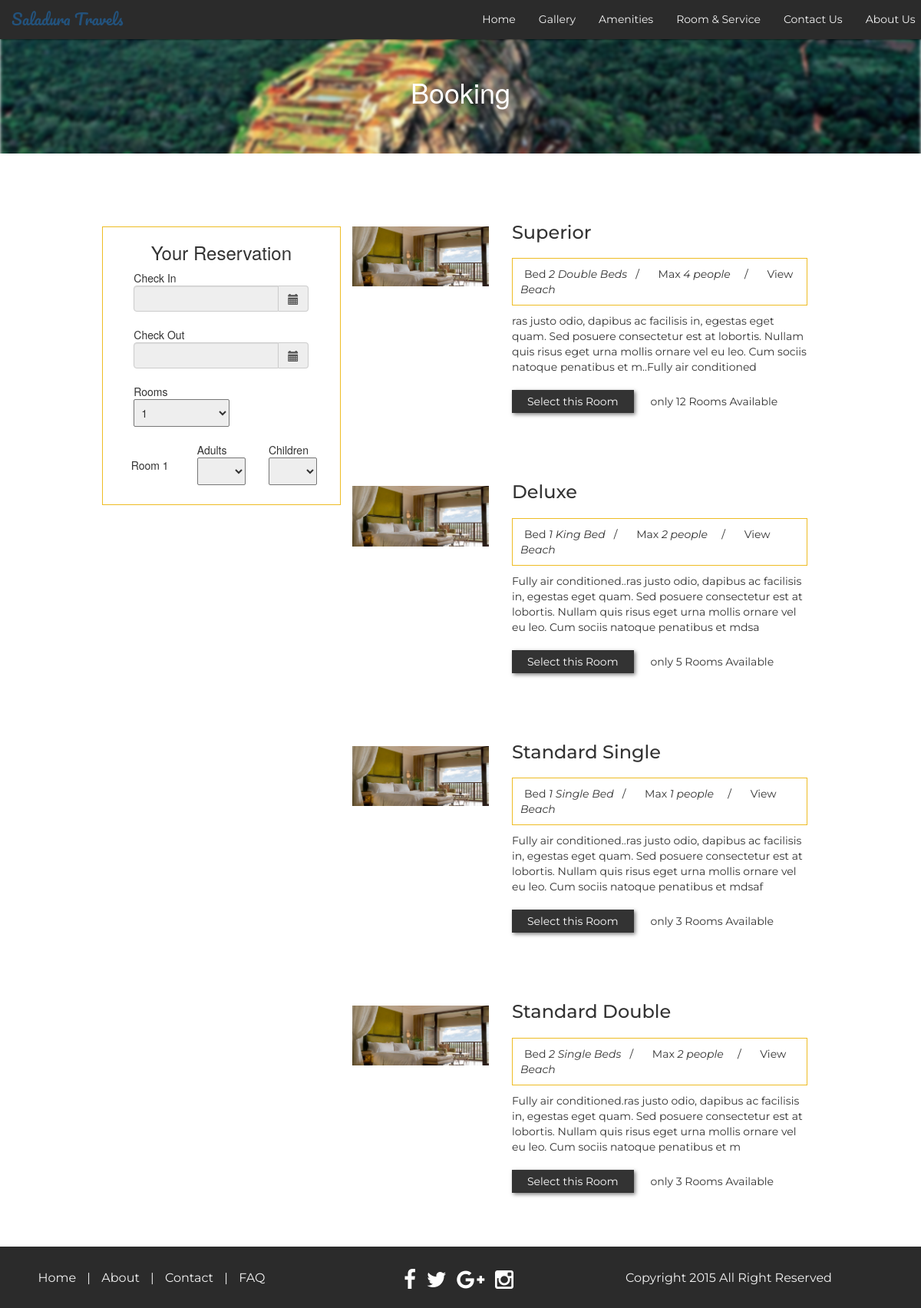
Screenshot of /selectroom.php with the database file from the repository.
### tables this page shows
CREATE TABLE `room` (
  `room_id` int(11) NOT NULL,
  `type` varchar(30) NOT NULL,
  `rate` int(11) NOT NULL,
  `description` varchar(300) NOT NULL,
  `description_large` text NOT NULL,
  `image` varchar(100) NOT NULL,
  `qty` int(11) NOT NULL,
  `max_adult` int(11) NOT NULL,
  `max_child` int(11) NOT NULL,
  `bed` varchar(50) NOT NULL,
  `view` varchar(50) NOT NULL,
  `sqm` int(11) NOT NULL,
  `wifi` text NOT NULL,
  `room_service` text NOT NULL
);

### functions/selectroom.php (called while the page is built, shortened)
<?php
include "selectroom_details.php" ;
?>

### functions/selectroom_details.php (the view)
<?php
$result = mysql_query("SELECT * FROM room");
while($row = mysql_fetch_array($result))
  {
  $a=$row['room_id'];
   $query = mysql_query("SELECT sum(qty_reserve) FROM roominventory where arrival <= '".$_SESSION["arival"]."'  and departure >= '".$_SESSION["departure"]."' and room_id='$a' and status='confirm'");
while($rows = mysql_fetch_array($query))
  {
  $inogbuwin=$rows['sum(qty_reserve)'];
  }
  $angavil = $row['qty'] - $inogbuwin;
	$max_ppl = $row["max_adult"] 	;
	if( $angavil > 0 && $max_pp <= $max_ppl ) {
	$output  =	'<div id="rm-search-detail" class="bb">' ;
	$output .=   '<div class="col-md-8 pull-right rm-padding"  style="padding-bottom: 50px;">' ;
	$output .=	'<div class="room_details">' ;
	$output .=	'<div class="room-img col-md-4">'	;
	$output .=	'<img  src="'. $row["image"] .'"></div> ' ;
	$output .=	'<div class="col-md-8">' ;
	$output .= 	'<h3 style= "padding-bottom: 10px;" >'. $row["type"] .'</h3>' ;
	$output .=	'<ul class="room-main">' ;
	$output .=	'<li>Bed  <span class="italic">'. $row["bed"] .'</span>   &nbsp;&nbsp;/  &nbsp;&nbsp;   </li>';
	$output .=	'<li>Max <span class="italic">' . $max_ppl .' people</span>   &nbsp; &nbsp; /  &nbsp;&nbsp;   </li>' ;
	$output .=	'<li>View <span class="italic">'. $row["view"] .'</span></li>' ;
	$output .=	'</ul>' ;
	$output .=	'<p class="room_dis">' ;
	$output .=	 $row["description"]   ;
	$output .=	'</p>' ;
    $output .=  '<input type="hidden" value="'.$row["type"].'" class="rm_name">';
    $output .=  '<input type="hidden" value="'.$row["bed"].'" class="rm_bed">';
	$output .=  '<input type="hidden" value="'.$a.'" class="rm_id">';
	$output .=  '<input type="hidden" value="'.$row["view"].'" class="view">';
	$output .=	'<input type="button" value="Select this Room" class="sr-button" style= "margin-top: 10px;"><span>&nbsp; &nbsp; &nbsp; only '.$angavil.' Rooms Available</span>' ;
	$output .=	'</div></div></div></div>' ;
		echo $output ;
	}}
?>

### css/custom.css (style rules this page uses)
html,body { margin: 0; height: 100%; }
body { overflow-x: hidden; }
.italic { font-style: italic; }
.room-main li { display: inline; padding: 0 5px; }
.room-main { border : 1px solid #eebc24 ; padding: 10px; }
.room-img img { margin-top : 25px ; width : 100%; }
.sr-button { padding: 5px 20px ; color: white; background-color: #333; box-shadow: 2px 2px 5px rgba(0,0,0,0.50); border: none; }
.room_details { font-family: 'Montserrat'; }
.rm-padding { padding: 20px 0px ; }

### rows the page displays
room: image (picture), type "Superior", bed "2 Double Beds", max_adult "4", view "Beach", output "ras justo odio, dapibus ac facilisis in, egestas eget quam. Sed posuere consectetur est at lobortis. Nullam quis risus eget urna mollis ornare vel eu leo. Cum sociis natoque penatibus et m..Fully air conditioned", qty "12"
room: image (picture), type "Deluxe", bed "1 King Bed", max_adult "2", view "Beach", output "Fully air conditioned..ras justo odio, dapibus ac facilisis in, egestas eget quam. Sed posuere consectetur est at lobortis. Nullam quis risus eget urna mollis ornare vel eu leo. Cum sociis natoque penatibus et mdsa", qty "5"
room: image (picture), type "Standard Single", bed "1 Single Bed", max_adult "1", view "Beach", output "Fully air conditioned..ras justo odio, dapibus ac facilisis in, egestas eget quam. Sed posuere consectetur est at lobortis. Nullam quis risus eget urna mollis ornare vel eu leo. Cum sociis natoque penatibus et mdsaf", qty "3"
room: image (picture), type "Standard Double", bed "2 Single Beds", max_adult "2", view "Beach", output "Fully air conditioned.ras justo odio, dapibus ac facilisis in, egestas eget quam. Sed posuere consectetur est at lobortis. Nullam quis risus eget urna mollis ornare vel eu leo. Cum sociis natoque penatibus et m", qty "3"
